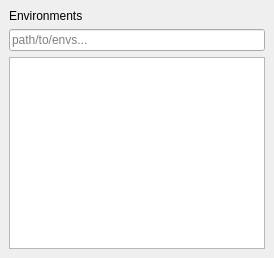
                            <widget class="QWidget" name="environments_page">
                             <layout class="QVBoxLayout" name="verticalLayout_34">
                              <property name="spacing">
                               <number>0</number>
                              </property>
                              <property name="leftMargin">
                               <number>0</number>
                              </property>
                              <property name="topMargin">
                               <number>0</number>
                              </property>
                              <property name="rightMargin">
                               <number>0</number>
                              </property>
                              <property name="bottomMargin">
                               <number>0</number>
                              </property>
                              <item>
                               <widget class="QFrame" name="frame_8">
                                <property name="frameShape">
                                 <enum>QFrame::NoFrame</enum>
                                </property>
                                <property name="frameShadow">
                                 <enum>QFrame::Plain</enum>
                                </property>
                                <layout class="QVBoxLayout" name="verticalLayout_12">
                                 <property name="spacing">
                                  <number>0</number>
                                 </property>
                                 <property name="leftMargin">
                                  <number>0</number>
                                 </property>
                                 <property name="topMargin">
                                  <number>0</number>
                                 </property>
                                 <property name="rightMargin">
                                  <number>0</number>
                                 </property>
                                 <property name="bottomMargin">
                                  <number>0</number>
                                 </property>
                                 <item>
                                  <widget class="QFrame" name="frame_9">
                                   <property name="frameShape">
                                    <enum>QFrame::NoFrame</enum>
                                   </property>
                                   <property name="frameShadow">
                                    <enum>QFrame::Raised</enum>
                                   </property>
                                   <layout class="QVBoxLayout" name="verticalLayout_11">
                                    <item>
                                     <widget class="QLabel" name="label_4">
                                      <property name="styleSheet">
                                       <string notr="true">font: 26pt &quot;Segoe UI&quot;;</string>
                                      </property>
                                      <property name="lineWidth">
                                       <number>0</number>
                                      </property>
                                      <property name="text">
                                       <string>Environments</string>
                                      </property>
                                     </widget>
                                    </item>
                                    <item>
                                     <widget class="QLineEdit" name="env_path">
                                      <property name="placeholderText">
                                       <string>path/to/envs...</string>
                                      </property>
                                     </widget>
                                    </item>
                                    <item>
                                     <widget class="QTreeView" name="env_view"/>
                                    </item>
                                   </layout>
                                  </widget>
                                 </item>
                                </layout>
                               </widget>
                              </item>
                             </layout>
                            </widget>
